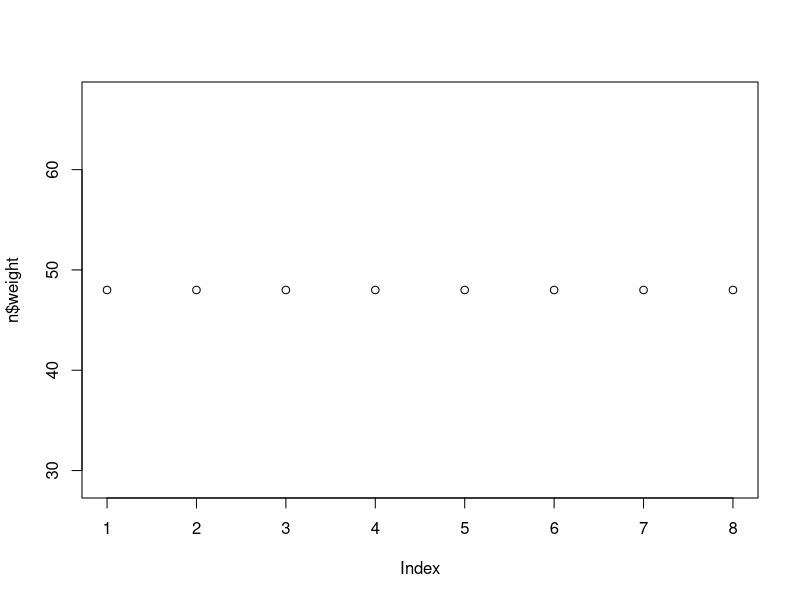
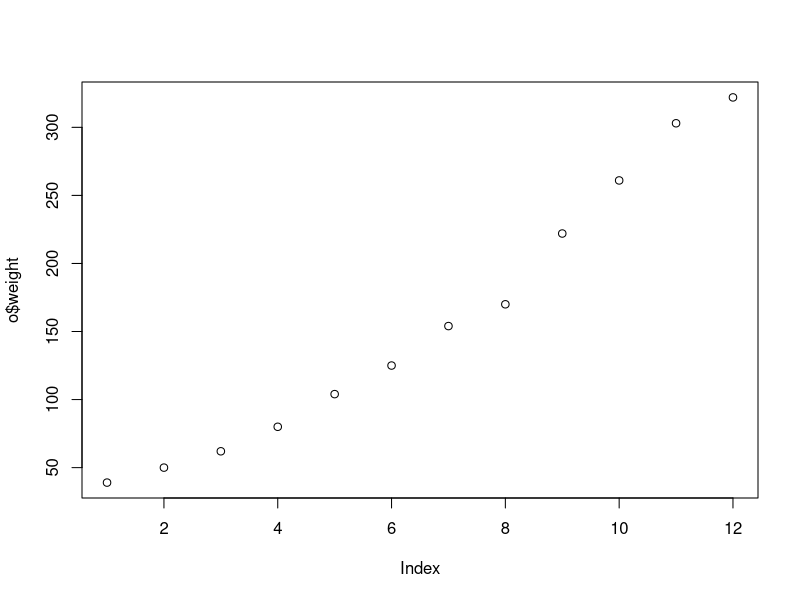
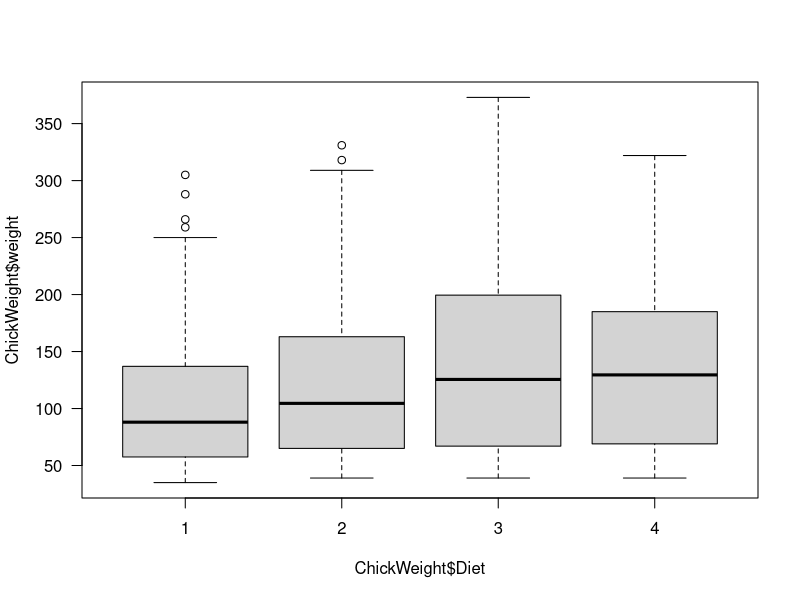

These figures' R source, in order:
c=ChickWeight
c[,2]
x=c[,c("weight")]
y=ChickWeight$weight
identical(x,y)
z=ChickWeight[,c(1,4)]
ChickWeight[,c("weight","Diet")]
m=ChickWeight[c(1,3,5,7,9),]
nrow(c)
n=c[c$weight==48,]
plot(n$weight)
o=subset(ChickWeight,Chick==48,select=c(Time,weight))
identical(n,o)
plot(o$weight)
boxplot(ChickWeight$weight ~ ChickWeight$Diet, las=1)

